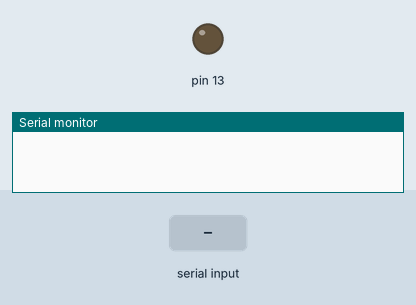
This sketch was run on a simulated Arduino Uno, built with avr-gcc and run on an emulated ATmega328P. On the bench: output pins drawn as LEDs (lit = HIGH), the last lines printed to the serial monitor. The inputs (shaded band) are chosen by the test bench.

Above: at 1.2 s.
1.3 s: "A" received over Serial
At 2.4 s:
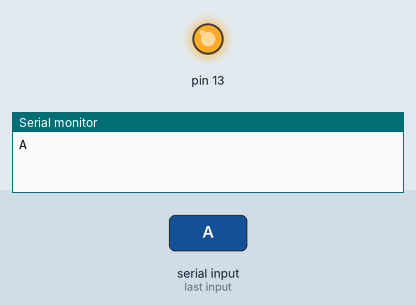
2.8 s: "1" received over Serial
At 3.5 s:
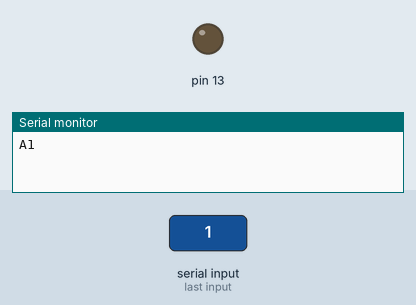
Timing chart, 0 to 5.8 s (numbered marks = the images above; inputs shaded):
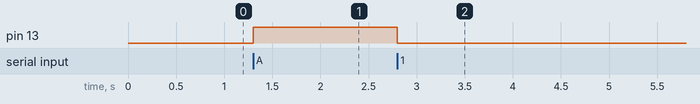

Measured:
- after the input at 1.3 s, pin 13: LOW → HIGH at once
- after the input at 2.8 s, pin 13: HIGH → LOW at once

The sketch:

SerialReadTest_Strings.ino
```cpp
int data;

void setup()
{
  Serial.begin(9600);
  pinMode(13, OUTPUT);
}

void loop()
{
  if (Serial.available())
  {
    data = Serial.read();

    if (data == 'A')
    {
      digitalWrite(13, HIGH);
    }
    else
    {
      digitalWrite(13, LOW);
    }

    Serial.write(data);
    Serial.flush();
  }
}
```
